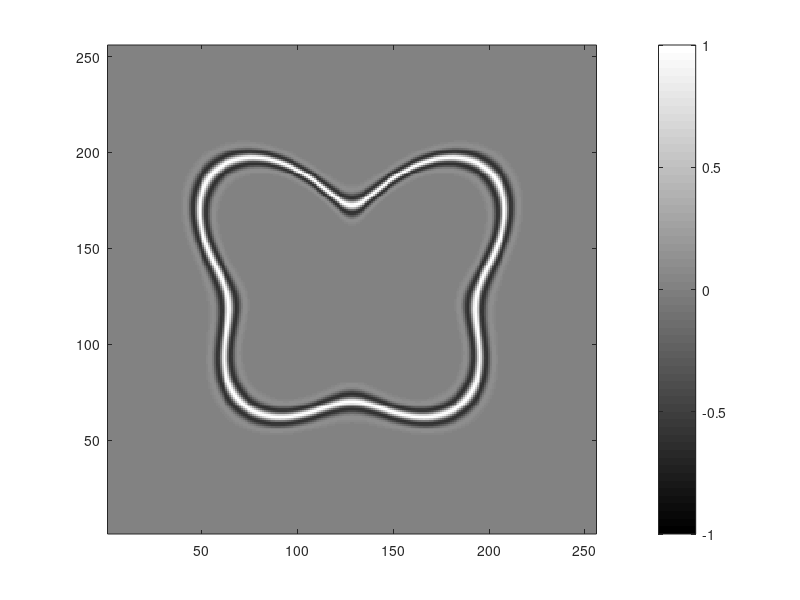

Write MATLAB code to recreate this figure.
function pixelValue=makeRadialStim(radialHarmonics,radialAmplitudes,radialPhases, writeBitmap, axisHandle, contourStyle, texture)
imageDims = [256 256]; % size of the bitmap image in pixels
imageSize = [1.75 1.75]; % size of the image in degrees of visual angle
baseRadius = 0.5; % radius of the zeroth harmonic (base radius of the circle) in degrees of visual angle

% harmonic numbers
if ~exist('radialHarmonics','var') || isempty(radialHarmonics)
  radialHarmonics = [2 5]; % these defaults replicate the bottom right stimulus of Fig. 1 in Wilson & Wilkinson (2002)
  radialHarmonics = [2 3 4]; % nice stylized butterfly
end
% amplitude of each harmonic as a precentage of the base radius
if ~exist('radialAmplitudes','var') || isempty(radialAmplitudes)
  radialAmplitudes = [10 3]; % these defaults replicate the bottom right stimulus of Fig. 1 in Wilson & Wilkinson (2002)
  radialAmplitudes = [10 10 20]; % nice stylized butterfly
end
radialAmplitudesDeg = radialAmplitudes/100*baseRadius; % amplitude of each harmonic in degrees of visual angle
% phase of each harmonic in in degrees
if ~exist('radialPhases','var') || isempty(radialPhases)
  radialPhases = [0 180+30]; % these defaults replicate the bottom right stimulus of Fig. 1 in Wilson & Wilkinson (2002) (the second harmonic component of all stimuli in this figure is always shifted by 180 degrees relative to the first component)
  radialPhases = [180 180 180]; % nice stylized butterfly
end
radialPhasesRad = radialPhases/180*pi; % phase of each harmonic in radians
if ~exist('writeBitmap','var') || isempty(writeBitmap)
  writeBitmap = false; % do not write out bitmap image by default
end
if ~exist('contourStyle','var') || isempty(contourStyle)
  contourStyle = 'bandpass'; % style of the contour, either 'bandpass' (as in Wilkinson & Wilson, 2002) or 'raisedCosine' (a smooth black line)
end
if ~exist('texture','var') || isempty(texture)
  texture = false; % whether to add a texture within the contour
end

nHarmonics = length(radialHarmonics);
if length(radialAmplitudesDeg)~=nHarmonics || length(radialPhasesRad)~=nHarmonics
  fprintf('Harmonic amplitues and phases must have the same number of elements\n')
  return;
end

% anonymous function returning the radius as a function the polar angle phi
% (see eq. 1 in Wilson & Wilkinson (2002))
radius = @(phi) baseRadius;
for iHarm = 1:nHarmonics
  radius = @(phi) radius(phi) + radialAmplitudesDeg(iHarm)*cos(radialHarmonics(iHarm)* (phi - pi/2) + radialPhasesRad(iHarm));
  % (subtract pi/2 phase to replicate Wilson & Wilkinson (2002)'s convention that 0 phase corresponds to upper vertical)
end

% plot contour as line plot
% nPoints = 100;
% phi = linspace(-pi,pi,nPoints);
% complexCoords = radius(phi).*exp(1i*phi);
% if ~exist("axisHandle",'var')
%     figure('name',sprintf('Harmonics = %s   A = %s   phi = %s',mat2str(radialHarmonics),mat2str(radialAmplitudes),mat2str(radialPhases)));
%     axisHandle=axes;
% end
% plot(axisHandle,real(complexCoords),imag(complexCoords),'k','lineWidth',4);
% axis equal
% xlim([-1 1]*imageSize(1)/2);
% ylim([-1 1]*imageSize(2)/2);

% make bitmap image
imageCenter = imageDims/2+0.5;
sigma = 0.056/2; % bandpass space constant in degrees of visual angle (see eq. 2 in Wilson & Wilkinson (2002))
beta = 0.5; % beta parameter for raised cosine (0 = cosine, 1 = square) (for raised cosines, sigma is the width parameter)
pixelValue = zeros(imageDims);
mask = zeros(imageDims);
for x = 1:imageDims(1)
  for y = 1:imageDims(2)
    complexCoords = (x-imageCenter(1) + 1i*(y-imageCenter(2))) / min(imageDims/2) * min(imageSize/2);
    r = abs(complexCoords);
    phi = angle(complexCoords);
    
    switch(contourStyle)
      case 'bandpass'
        % get contrast value at pixel using eq. 2 from Wilson & Wilkinson (2002)
        pixelValue(y,x) = (1 - 4*(r-radius(phi)).^2/sigma^2 + 4/3*(r - radius(phi)).^4/sigma^4 ) * exp(-(r-radius(phi)).^2/sigma^2);
        % (x coordinates correspond to matrix colums going from left to right and
        %  y coordinates correspond to matrix rows going from top to bottom)
      case 'raisedCosine'
        % use raised cosine
        switch(discretize( abs(r-radius(phi)), [-inf (1-beta)/2*sigma (1+beta)/2*sigma inf] ))
          case 1
            pixelValue(y,x) = -1;
          case 2
            pixelValue(y,x) = -0.5 * (1 + cos( pi/beta/sigma * (abs(r-radius(phi)) - (1-beta)/2*sigma) ) ); % raised cosine formula taken from wikipedia, where sigma = 1/T
          case 3
            pixelValue(y,x) = 0;
        end
    end

    if texture && r < radius(phi)
      mask(y,x) = 1;
    end

  end
end

if texture
  images = makebpnoise_symmetric([],1,10,12,false); % get texture bitmap
  pixelValue = max(min( mask.*images.nz1  + pixelValue , 1),-1); % , mask texture, and overlay contour on top of texture (there's a better way to do transparency, but this will do for now)
end

% display bitmap
if ~exist("axisHandle",'var') || isempty(axisHandle)
    figure('name',sprintf('Harmonics = %s   A = %s   phi = %s',mat2str(radialHarmonics),mat2str(radialAmplitudes),mat2str(radialPhases)));
    axisHandle=axes;
end
imagesc(axisHandle,pixelValue,[-1 1]);
colormap('gray');
set(axisHandle,'YDir','normal'); % this will display the image with increasing matrix rows going from bottom to top
axis equal
xlim([1 imageDims(1)]);
ylim([1 imageDims(2)]);
colorbar;

if writeBitmap % save bitmap
  % because the matrix has been filled from top to bottom for the y coordinates, we flip the rows)
  imwrite(flipud((pixelValue+1)/2),sprintf('radialStim_H%s_A%s_P%s.png',sprintf('-%d',radialHarmonics),sprintf('-%d',radialAmplitudes),sprintf('-%d',radialPhases)));
end
